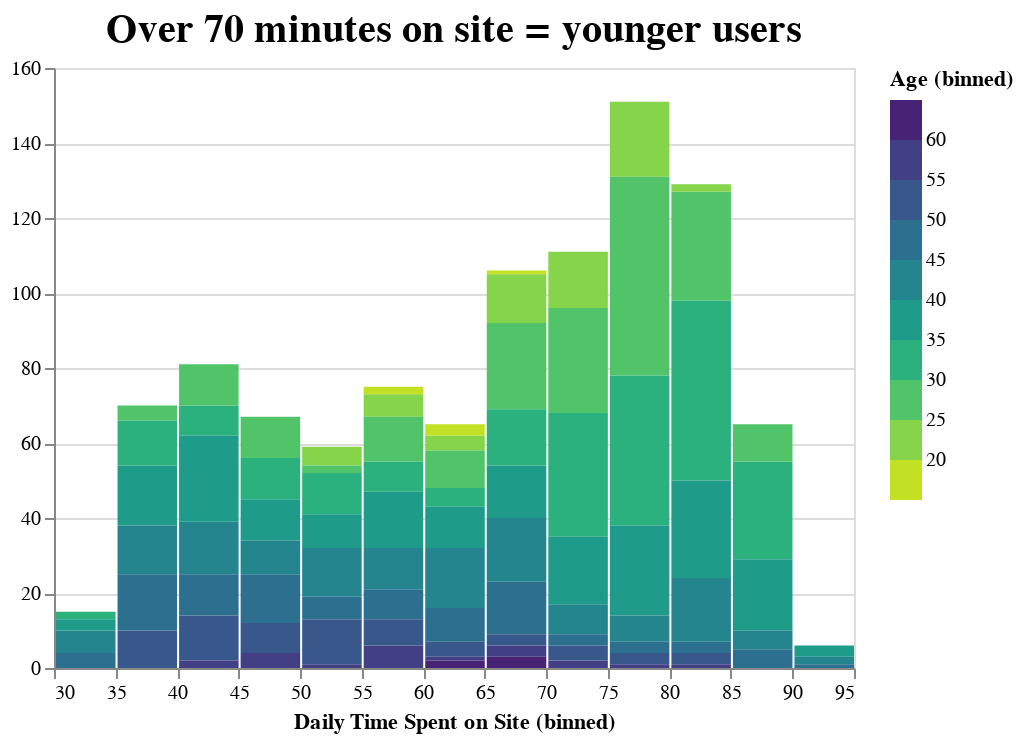

Here is the notebook cell this chart was saved with:
### Markdown cell above
* Here, we make a stacked histogram of age and time on site. This communicates only some of the information in the charts above. Notably, we no longer tie this information to the click rate, which is the quantity we actually care about.
* What do we conclude from this chart? What do these results actually mean with regards to the click rate?
* We can somewhat observe that the younger groups increase at/around 70 minutes, but not as clearly as in the charts above.

### Code cell
bars = (alt.Chart(df).mark_bar()
 .encode(
     x=alt.X('Daily Time Spent on Site', bin=alt.Bin(maxbins=14)),
     y=alt.Y('count(Daily Time Spent on Site)', title=''),
     color=alt.Color('Age', 
                     scale=alt.Scale(scheme='viridis', reverse=True),
                     bin=alt.Bin(maxbins=10)))
 
 .properties(title='Over 70 minutes on site = younger users')
)


bars.configure_title(fontSize=20)

### Figure 1 — Vega-Lite specification as saved in the notebook (floating-point values rounded to 4 significant figures; data arrays with more than 128 entries replaced by an {"elided": "..."} marker saying what was removed)
{"$schema": "https://vega.github.io/schema/vega-lite/v4.17.0.json", "config": {"title": {"fontSize": 20}, "view": {"continuousHeight": 300, "continuousWidth": 400}}, "data": {"name": "data-b412b58fb84af9ade9a9da7753f18af1"}, "datasets": {"data-b412b58fb84af9ade9a9da7753f18af1": {"elided": "1000 records"}}, "encoding": {"color": {"bin": {"maxbins": 10}, "field": "Age", "scale": {"reverse": true, "scheme": "viridis"}, "type": "quantitative"}, "x": {"bin": {"maxbins": 14}, "field": "Daily Time Spent on Site", "type": "quantitative"}, "y": {"aggregate": "count", "field": "Daily Time Spent on Site", "title": "", "type": "quantitative"}}, "mark": "bar", "title": "Over 70 minutes on site = younger users"}
